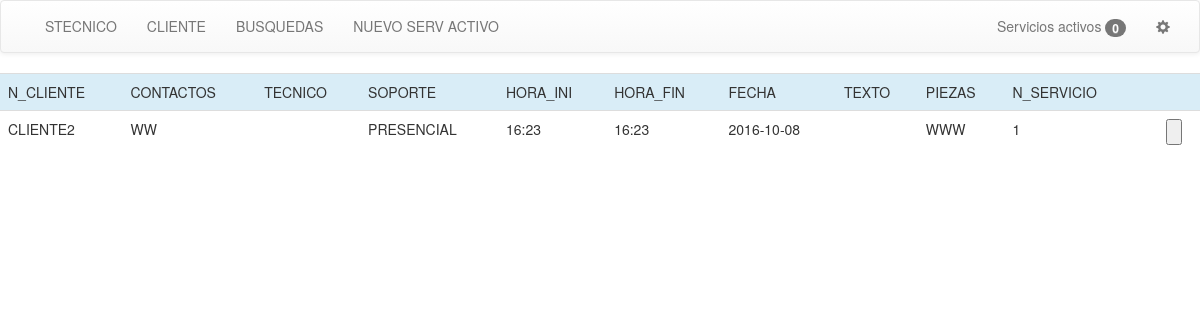
/stecnico/busquedas/Todos.php, run on an earlier commit of the app's database.
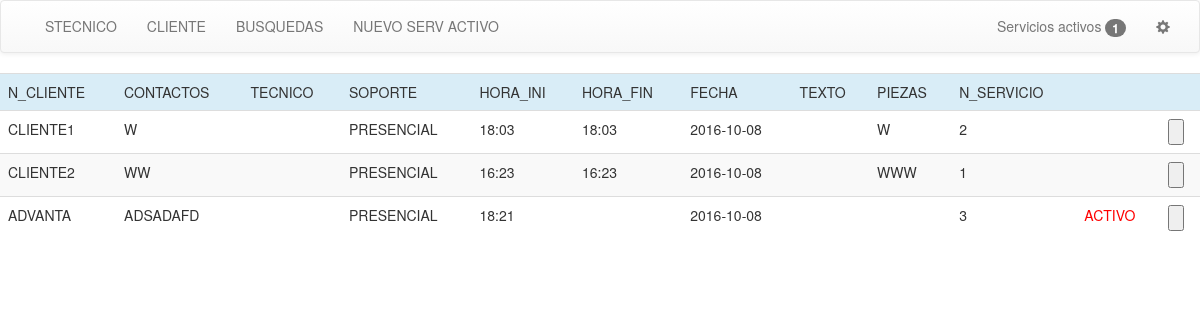
And on a later commit of the database.
### tables this page shows
CREATE TABLE `servicios` (
  `N_CLIENTE` text,
  `Estado` varchar(15) DEFAULT NULL,
  `CONTACTOS` text,
  `TECNICO` text,
  `SOPORTE` text,
  `HORA_INICIO` varchar(11) DEFAULT NULL,
  `HORA_FIN` varchar(11) DEFAULT NULL,
  `FECHA` date DEFAULT NULL,
  `TEXTO` text,
  `PIEZAS` text,
  `NUM_SERVICIO` int(11) NOT NULL
);

### stecnico/busquedas/Todos.php (called while the page is built, shortened)
<?php
include("cabezerabusquedas.php");
?>
<?php
$consulta1 = mysqli_query($conexion,"SELECT * FROM `servicios`  ORDER BY FECHA DESC,HORA_FIN DESC")
or die("Error en la consulta SQL");
include("inferiorbusquedas.php");

### stecnico/funciones/funciones.php (the view, shortened to what this page needs)
  <div name="cabecera">
      <?PHP
function Element_tabla($row,$act){
  if($act == "Estado"){
    echo "<td style='color: red'>";
  }else{
    echo "<td>";
  }
  echo "<div style='text-transform: uppercase'>";
  echo $row [ "$act" ];
  $ret=$row [ "$act" ];
  echo "</div></td>";
  return $ret;
}
function activ($page,$href){
  if ($page == $href) {
    echo "<li class='active'>";
  }else{
    echo "<li>";
  }
}
function Menu($page,$srva){
  echo "<div  class='navbar navbar-default navbar-fixed-top-' role='navigation'>
        <div class='container'>
          <div class='navbar-header'>
          </div>
          <div>
          <ul class='nav navbar-nav navbar-left'> ";
            activ($page,"index");   echo "<a href='../rutas/index.PHP'><span>STECNICO</span></a></li>";
                activ($page,"clientes");   echo "<a href='../rutas/clientes.PHP'><span>CLIENTE</span></a></li>";
                activ($page,"busquedas");   echo "<a href='../rutas/busquedas.PHP'><span>BUSQUEDAS</span></a></li>";
                activ($page,"servicioactivo"); echo"<a  href='#modal1' ><span>NUEVO SERV ACTIVO</span></a></li>";
         echo " </ul>";
  echo"  </ul>
                <ul class='nav navbar-nav navbar-right'>
                       <li>
                                   <a href='../rutas/serviciosactivos.php'>
                             Servicios activos <span class='badge'>$srva</span>
                      </a>
                  </li>
                  ";
                  if (NIVEL == 1 || LOGIN === false){echo "<li><a href='../../administracion/rutas' class='glyphicon glyphicon-cog'></a></li>";}
      echo"
                </ul>
              </div>
            </nav>
        </div>
      </div>
    </div>
    ";
?>
<?php
}
?>

### stecnico/busquedas/inferiorbusquedas.php (shortened to what this page needs)
<?php
while( $row = mysqli_fetch_array ( $consulta1 )) {
echo "<tr>";
             $cli  = Element_tabla($row,"N_CLIENTE");
              $estado  = Element_tabla($row,"Estado");
echo "<td>";
?>
<form action="../rutas/formulariomodificar.php" method="POST">
<input type="submit" value=""/>
</form>
 <?php
echo "</td>";
}

What changed in the data, as far as the page shows it:
added servicios: N_CLIENTE "CLIENTE1 W PRESENCIAL 18:03 18:03 2016-10-08 W 2"
added servicios: N_CLIENTE "ADVANTA ADSADAFD PRESENCIAL 18:21 2016-10-08 3 ACTIVO"
Also different on the page:
$srva: "0" → "1"
